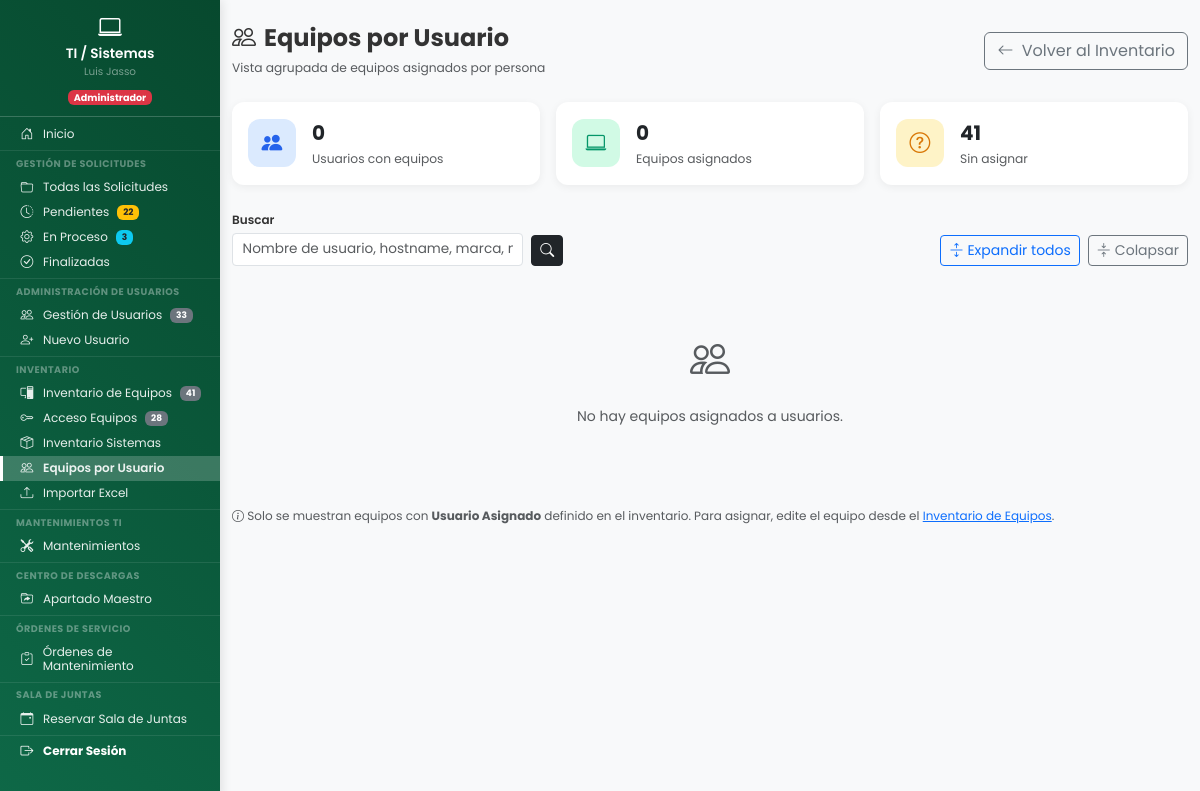
Page /dashboard/sistemas/ti_sistemas/equipos_por_usuario.php (signed in) on the earlier database version.
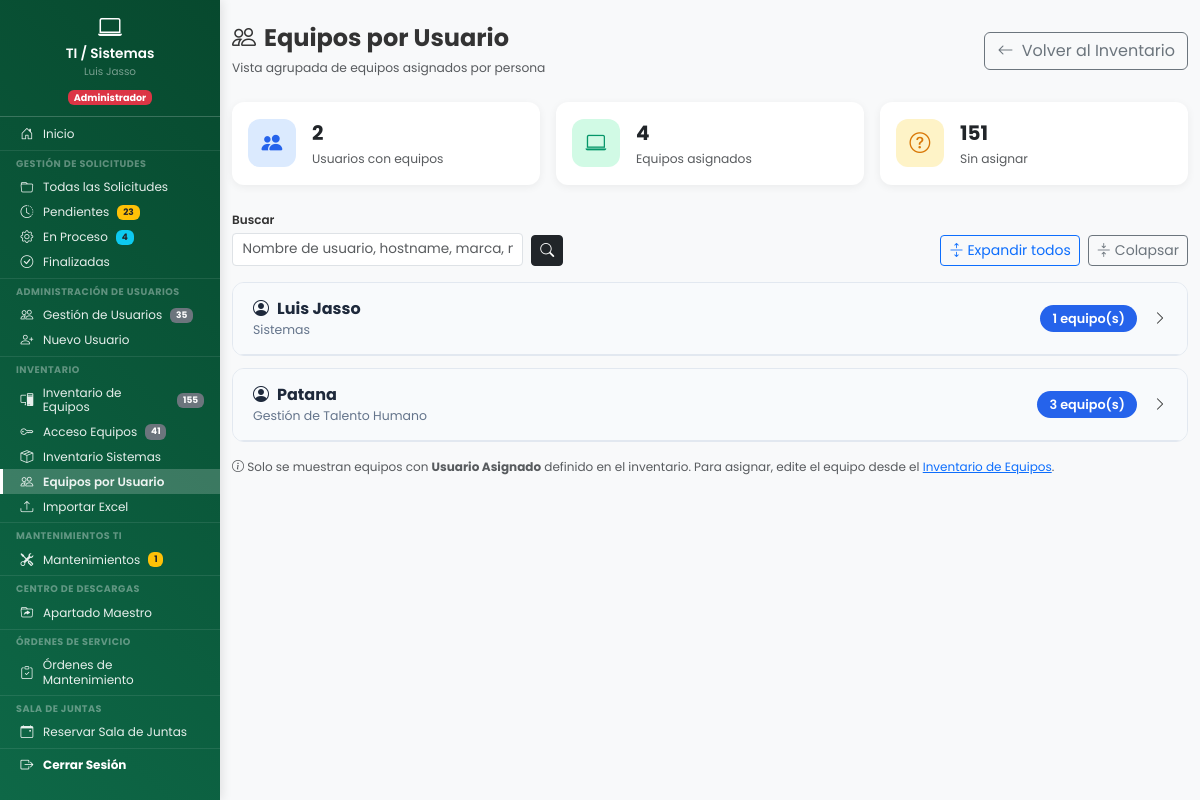
Same page on the later database version.
### tables this page shows
CREATE TABLE `usuarios` (
  `id` int(11) NOT NULL,
  `nombre_completo` varchar(150) NOT NULL,
  `no_nomina` varchar(20) DEFAULT NULL COMMENT 'Número de nómina del empleado',
  `puesto` varchar(100) DEFAULT NULL COMMENT 'Puesto del empleado',
  `fecha_ingreso` date DEFAULT NULL COMMENT 'Fecha de ingreso a la empresa',
  `periodo_pago` enum('quincenal','semanal') DEFAULT NULL COMMENT 'Periodo de pago del empleado',
  `empresa` enum('resimex','carganova') DEFAULT NULL COMMENT 'Empresa del empleado',
  `jornada` enum('lunes_viernes','lunes_sabado') DEFAULT 'lunes_sabado' COMMENT 'Tipo de jornada laboral',
  `usuario` varchar(50) NOT NULL,
  `password` varchar(255) NOT NULL,
  `departamento` varchar(100) NOT NULL,
  `departamento_id` int(11) DEFAULT NULL,
  `es_colaborativo` tinyint(1) NOT NULL DEFAULT 0,
  `activo` tinyint(1) NOT NULL DEFAULT 1,
  `es_admin_area` tinyint(1) DEFAULT 0 COMMENT 'Rol Administrativo/Jefe de área para Vacaciones (1=Sí, 0=No)',
  `fecha_registro` datetime NOT NULL DEFAULT current_timestamp(),
  `ultimo_acceso` datetime DEFAULT NULL,
  `created_by` int(11) DEFAULT NULL COMMENT 'ID del usuario que creó este registro',
  `updated_at` datetime DEFAULT NULL COMMENT 'Fecha y hora de última actualización',
  `updated_by` int(11) DEFAULT NULL COMMENT 'ID del usuario que realizó la última actualización'
);

CREATE TABLE `departamentos` (
  `id` int(11) NOT NULL,
  `codigo` varchar(50) NOT NULL COMMENT 'Código único (ej: mantenimiento, sistemas)',
  `nombre` varchar(100) NOT NULL COMMENT 'Nombre completo para mostrar',
  `activo` tinyint(1) DEFAULT 1,
  `departamento_padre_id` int(11) DEFAULT NULL COMMENT 'ID del departamento padre (NULL = departamento principal)',
  `fecha_creacion` timestamp NOT NULL DEFAULT current_timestamp()
);

### dashboard/sistemas/ti_sistemas/equipos_por_usuario.php (the view, shortened to what the rows shown need)
<?php
$pdo = conectarDB();
$busqueda = trim($_GET['busqueda'] ?? '');
$where_busqueda = '';
$params = [];
$sql_usuarios = "
    SELECT ua.id AS usuario_id, ua.nombre_completo, ua.departamento,
           d.nombre AS departamento_nombre,
           COUNT(ie.id) AS total_equipos
    FROM inventario_equipos ie
    INNER JOIN usuarios ua ON ie.usuario_asignado_id = ua.id
    LEFT JOIN departamentos d ON ua.departamento_id = d.id
    WHERE ie.usuario_asignado_id IS NOT NULL {$where_busqueda}
    GROUP BY ua.id, ua.nombre_completo, ua.departamento, d.nombre
    ORDER BY ua.nombre_completo ASC
";
$stmt = $pdo->prepare($sql_usuarios);
$stmt->execute($params);
$usuarios_con_equipos = $stmt->fetchAll(PDO::FETCH_ASSOC);
?>
<!DOCTYPE html>
<html lang="es">
<head>
    <link href="https://cdn.jsdelivr.net/npm/bootstrap@5.3.2/dist/css/bootstrap.min.css" rel="stylesheet">
    <link href="https://cdn.jsdelivr.net/npm/bootstrap-icons@1.11.1/font/bootstrap-icons.css" rel="stylesheet">
    <link href="<?php echo URL_BASE; ?>assets/css/dashboard.css" rel="stylesheet">
    <link href="<?php echo URL_BASE; ?>assets/css/base/variables.css" rel="stylesheet">
    <link href="<?php echo URL_BASE; ?>assets/css/components/sidebar.css" rel="stylesheet">
    <link href="<?php echo URL_BASE; ?>assets/css/components/hamburger.css" rel="stylesheet">
    <link href="<?php echo URL_BASE; ?>assets/css/layouts/dashboard-layout.css" rel="stylesheet">
    <link href="<?php echo URL_BASE; ?>assets/css/utilities/responsive.css" rel="stylesheet">
</head>
<body>
    <div class="dashboard-wrapper">
        <main class="main-content">
            <div class="container-fluid py-4">
                <?php if (empty($usuarios_con_equipos)): ?>
                <div class="text-center py-5 text-muted">
                    <i class="bi bi-people fs-1 d-block mb-3"></i>
                    <p>No hay equipos asignados a usuarios<?php echo $busqueda ? ' con ese criterio de b&uacute;squeda' : ''; ?>.</p>
                </div>
                <?php else: ?>
                <?php foreach ($usuarios_con_equipos as $usuario):
                    $uid = $usuario['usuario_id'];
                ?>
                <div class="usuario-card">
                    <div class="usuario-header" onclick="toggleUsuario(<?php echo $uid; ?>)" id="header-<?php echo $uid; ?>">
                        <div>
                            <div class="usuario-nombre">
                                <i class="bi bi-person-circle me-2"></i><?php echo htmlspecialchars($usuario['nombre_completo']); ?>
                            </div>
                            <div class="usuario-depto">
                                <?php echo htmlspecialchars($usuario['departamento_nombre'] ?? $usuario['departamento'] ?? '—'); ?>
                            </div>
                        </div>
                        <div class="d-flex align-items-center gap-3">
                            <span class="usuario-badge"><?php echo $usuario['total_equipos']; ?> equipo(s)</span>
                            <i class="bi bi-chevron-right chevron-icon" id="chevron-<?php echo $uid; ?>"></i>
                        </div>
                    </div>
                </div>
                <?php endforeach; ?>
                <?php endif; ?>
            </div>
        </main>
    </div>
</body>
</html>

Differences in the rows shown:
now on this page (row edited): usuarios: nombre_completo "Luis Jasso", departamento.nombre "Sistemas", total_equipos "1"
now on this page (row edited): usuarios: nombre_completo "Patana", departamento.nombre "Gestión de Talento Humano", total_equipos "3"
Other differences:
$stats_sidebar['pendientes']: "22" → "23"
$stats_sidebar['en_proceso']: "3" → "4"
$total_usuarios: "33" → "35"
$total_equipos: "41" → "155"
$total_acceso: "28" → "41"
$mant_pendientes: (not shown) → "1"
$total_usuarios_con_equipos: "0" → "2"
$total_equipos_asignados: "0" → "4"
$equipos_sin_asignar: "41" → "151"
text no longer shown: "No hay equipos asignados a usuarios ."
